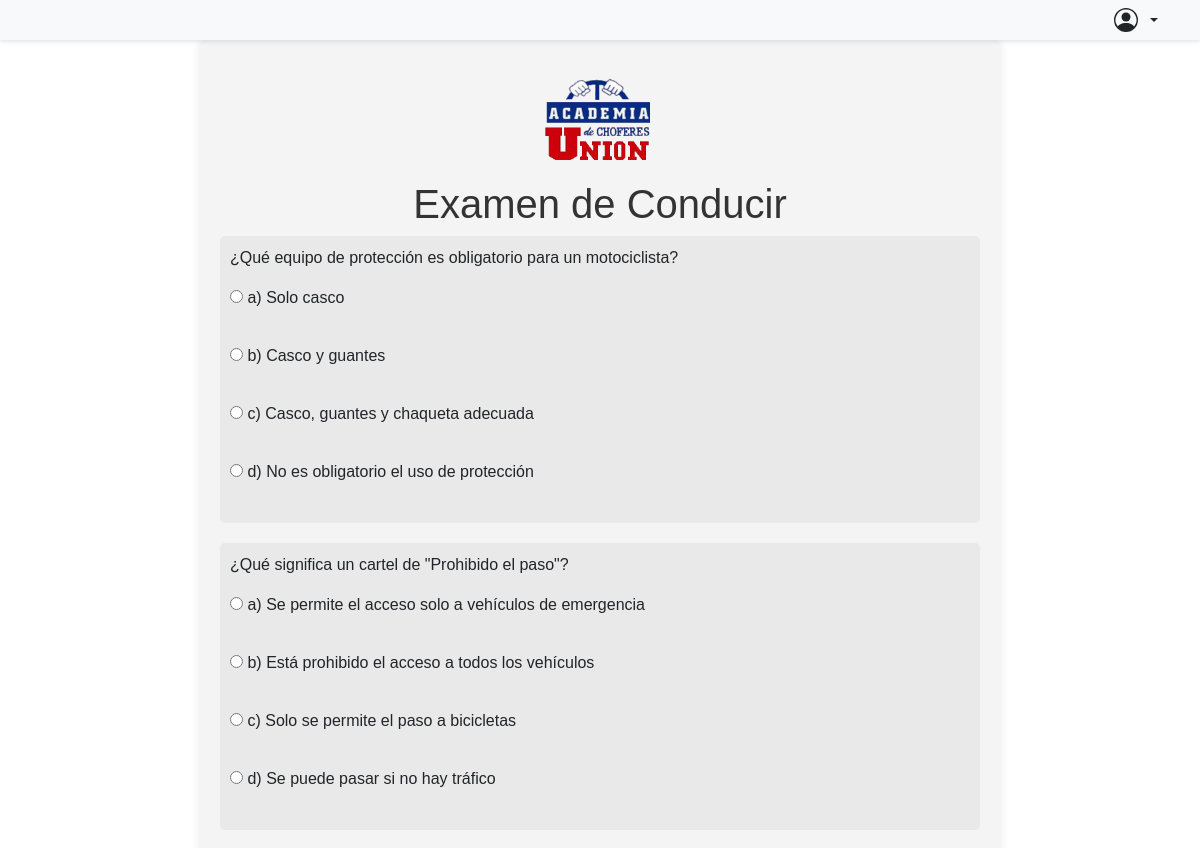
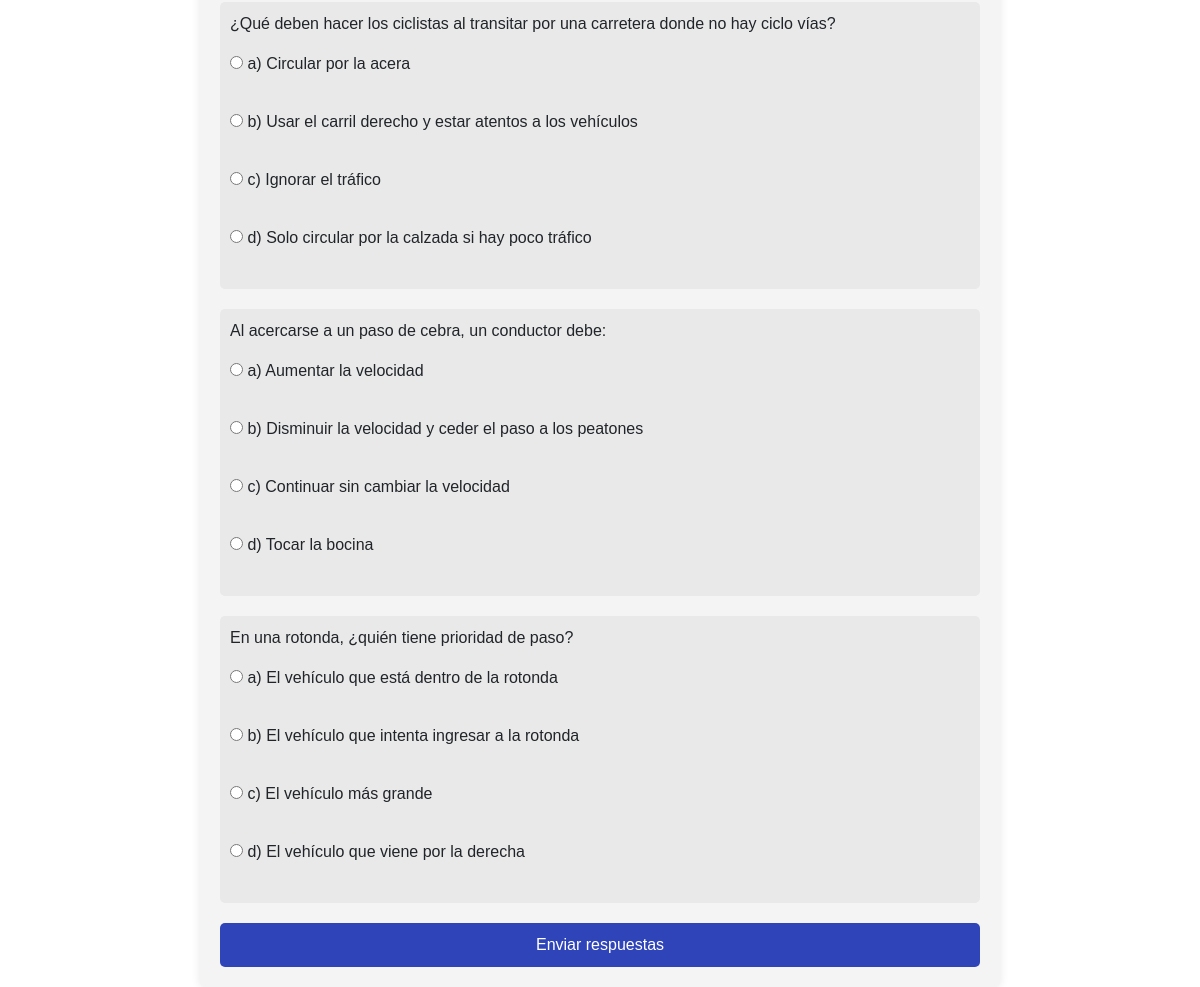
Page /Examen.php (signed in) on the committed database (2 pictures, top to bottom).
### tables this page shows
CREATE TABLE preguntas (
    id INT AUTO_INCREMENT PRIMARY KEY,
    texto TEXT NOT NULL,
    opcion_a TEXT NOT NULL,
    opcion_b TEXT NOT NULL,
    opcion_c TEXT NOT NULL,
    opcion_d TEXT NOT NULL,
    respuesta_correcta CHAR(1) NOT NULL
);

### BaseDatos.php (called while the page is built, shortened)
<?php
class BaseDatos
{
    private $conexion;
    public function __construct()
    {
        $this->conexion = $this->nueva("localhost", "root", "", "proyectoNexlanpruebas");
    }
    private function nueva($server, $user, $pass, $base)
    {
        try {
            $conectar = mysqli_connect($server, $user, $pass, $base);
        } catch (Exception $ex) {
            die($ex->getMessage());
        }
        return $conectar;
    }
    public function obtenerPreguntasAleatorias($cantidad = 5)
    {
        $query = "SELECT * FROM preguntas ORDER BY RAND() LIMIT ?";
        $stmt = $this->conexion->prepare($query);
        $stmt->bind_param('i', $cantidad);
        $stmt->execute();
        $resultado = $stmt->get_result();
        $preguntas = [];
        while ($fila = $resultado->fetch_assoc()) {
            $preguntas[] = $fila;
        }
        return $preguntas;
    }
}

### Controlador.php (called while the page is built, shortened)
<?php
require_once 'BaseDatos.php';
class Controlador
{
    private $base;
    public function __construct()
    {
        $this->base = new BaseDatos();
    }
    public function obtenerPreguntasAleatorias($cantidad = 5) {
        return $this->base->obtenerPreguntasAleatorias($cantidad);
    }
}

### Examen.php (the view, shortened to what this page needs)
<?php
require_once 'controlador.php';
$controlador = new Controlador();
if (!isset($_SESSION['preguntas'])) {
    $_SESSION['preguntas'] = $controlador->obtenerPreguntasAleatorias();
}
$preguntas = $_SESSION['preguntas'];
$respuestasUsuario = $_SESSION['respuestas'] ?? null;
?>
<!DOCTYPE html>
<html lang="es">
<head>
    <link rel="stylesheet" href="css/style.css">
    <link href="https://cdn.jsdelivr.net/npm/bootstrap@5.3.3/dist/css/bootstrap.min.css" rel="stylesheet">
</head>
<body class="body">
    <nav class="navbar bg-body-tertiary fixed-nav">
        <div class="container">
            <div class="ms-auto search-icon-container" data-bs-toggle="dropdown" aria-expanded="false">
                <div class="btn-group">
                    <div class="dropdown-toggle d-flex align-items-center" data-bs-toggle="dropdown" aria-expanded="false" style="cursor: pointer;">
                    </div>
                </div>
            </div>
        </div>
    </nav>
    <div class="examen-container">
        <div class="d-flex justify-content-center">
            <a href="inicio-estudiante.php" class="navbar-brand align-items-center" href="#">
                <img src="img/union.png" alt="" width="120" height="120">
            </a>
        </div>
        <h1 class="examen-titulo">Examen de Conducir</h1>
        <?php if ($respuestasUsuario): ?>
            <h2 class="resultado-titulo">Resultados del Examen</h2>
            <?php
            $correctas = 0;
            foreach ($preguntas as $pregunta):
                $id = $pregunta['id'];
                $respuestaCorrecta = $pregunta['respuesta_correcta'];
                $respuestaUsuario = $respuestasUsuario[$id] ?? 'No respondida';
                $esCorrecta = ($respuestaUsuario === $respuestaCorrecta);
                if ($esCorrecta) $correctas++;
                $opcionUsuario = $pregunta['opcion_' . $respuestaUsuario] ?? 'No respondida';
                $opcionCorrecta = $pregunta['opcion_' . $respuestaCorrecta];
            ?>
                <div class="resultado-pregunta">
                    <p><strong><?php echo htmlspecialchars($pregunta['texto']); ?></strong></p>
                    <p class="<?php echo $esCorrecta ? 'respuesta-correcta' : 'respuesta-incorrecta'; ?>">
                        Tu respuesta: <?php echo htmlspecialchars($respuestaUsuario); ?>) <?php echo htmlspecialchars($opcionUsuario); ?>
                    </p>
                    <?php if (!$esCorrecta): ?>
                        <p class="respuesta-correcta">
                            Respuesta correcta: <?php echo htmlspecialchars($respuestaCorrecta); ?>) <?php echo htmlspecialchars($opcionCorrecta); ?>
                        </p>
                    <?php endif; ?>
                </div>
            <?php endforeach; ?>
            <p class="resultado-final">Has respondido correctamente <?php echo $correctas; ?> de <?php echo count($preguntas); ?> preguntas.</p>
            <a href="examen.php?nuevo_intento=1" class="boton-nuevo-intento">Realizar otro examen</a>
        <?php else: ?>
            <form method="POST">
                <?php foreach ($preguntas as $pregunta): ?>
                    <div class="pregunta-container">
                        <p><?php echo htmlspecialchars($pregunta['texto']); ?></p>
                        <?php
                        $opciones = ['a', 'b', 'c', 'd'];
                        foreach ($opciones as $opcion):
                        ?>
                            <label class="opcion-label">
                                <input type="radio" name="respuestas[<?php echo $pregunta['id']; ?>]" value="<?php echo $opcion; ?>" required>
                                <?php echo htmlspecialchars($opcion); ?>) <?php echo htmlspecialchars($pregunta['opcion_' . $opcion]); ?>
                            </label><br>
                        <?php endforeach; ?>
                    </div>
                <?php endforeach; ?>
                <input type="submit" value="Enviar respuestas" class="boton-enviar">
            </form>
        <?php endif; ?>
    </div>
</body>
</html>

### css/style.css (style rules this page uses)
body { font-family: "Outfit", sans-serif !important; overflow-y: auto; overflow-x: hidden; margin: 0; background-position: center bottom; background-size: cover; --fc-today-bg-color: rgb(255 213 0 / 40%); --fc-neutral-bg-color: hsla(0, 0%, 77%, 0.3); }
a { text-decoration: none !important; }
.search-icon-container { display: flex; align-items: center; }
.fixed-nav { position: sticky !important; top: 0 !important; width: 100% !important; z-index: 1000 !important; box-shadow: 0 2px 4px rgba(0, 0, 0, 0.1) !important; }
input { border-radius: 0.1 !important; }
.examen-container { max-width: 800px; margin: auto; background: white; padding: 20px; border-radius: 5px; box-shadow: 0 0 10px rgba(0, 0, 0, 0.1); font-family: Arial, sans-serif; background-color: #f4f4f4; }
.examen-titulo { text-align: center; color: #333; }
.pregunta-container { margin-bottom: 20px; padding: 10px; background-color: #e9e9e9; border-radius: 5px; }
.opcion-label { display: block; margin: 5px 0; }
.boton-enviar { display: block; width: 100%; padding: 10px; background-color: #2F44B9; color: white; border: none; border-radius: 5px; cursor: pointer; }

### rows in the picture
preguntas: texto "¿Qué equipo de protección es obligatorio para un motociclista?", opcion "a", opcion_a "Solo casco", opcion "b", opcion_b "Casco y guantes", opcion "c", opcion_c "Casco, guantes y chaqueta adecuada", opcion "d", opcion_d "No es obligatorio el uso de protección"
preguntas: texto "¿Qué significa un cartel de \"Prohibido el paso\"?", opcion "a", opcion_a "Se permite el acceso solo a vehículos de emergencia", opcion "b", opcion_b "Está prohibido el acceso a todos los vehículos", opcion "c", opcion_c "Solo se permite el paso a bicicletas", opcion "d", opcion_d "Se puede pasar si no hay tráfico"
preguntas: texto "¿Qué deben hacer los ciclistas al transitar por una carretera donde no hay ciclo vías?", opcion "a", opcion_a "Circular por la acera", opcion "b", opcion_b "Usar el carril derecho y estar atentos a los vehículos", opcion "c", opcion_c "Ignorar el tráfico", opcion "d", opcion_d "Solo circular por la calzada si hay poco tráfico"
preguntas: texto "Al acercarse a un paso de cebra, un conductor debe:", opcion "a", opcion_a "Aumentar la velocidad", opcion "b", opcion_b "Disminuir la velocidad y ceder el paso a los peatones", opcion "c", opcion_c "Continuar sin cambiar la velocidad", opcion "d", opcion_d "Tocar la bocina"
preguntas: texto "En una rotonda, ¿quién tiene prioridad de paso?", opcion "a", opcion_a "El vehículo que está dentro de la rotonda", opcion "b", opcion_b "El vehículo que intenta ingresar a la rotonda", opcion "c", opcion_c "El vehículo más grande", opcion "d", opcion_d "El vehículo que viene por la derecha"
